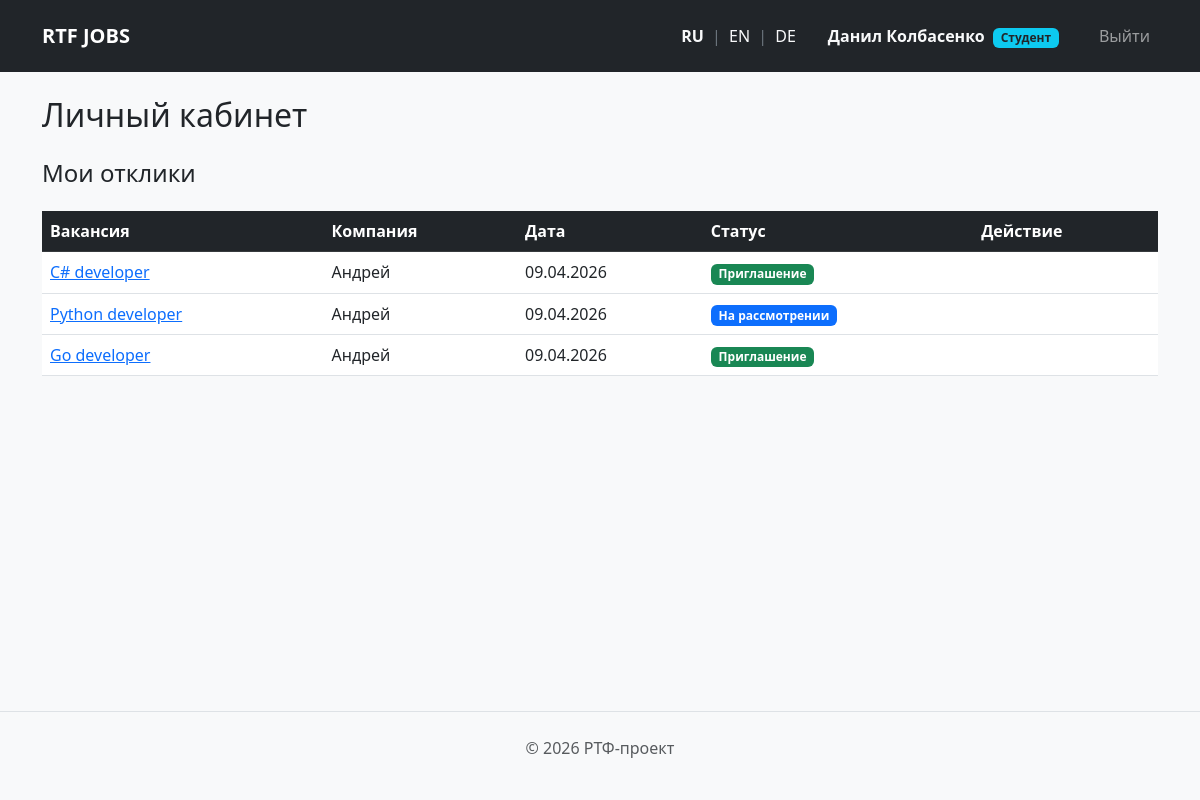
The app's page /dashboard (signed in) with its own data.
### app/models/application.py (models this page shows)
class Application(db.Model):
    __tablename__ = 'applications'
    id = db.Column(db.Integer, primary_key=True)
    vacancy_id = db.Column(db.Integer, db.ForeignKey('vacancies.id'), nullable=False)
    student_id = db.Column(db.Integer, db.ForeignKey('users.id'), nullable=False)
    status_id = db.Column(db.Integer, db.ForeignKey('application_statuses.id'), nullable=False, default=1)
    cover_letter = db.Column(db.Text)
    created_at = db.Column(db.DateTime, default=datetime.utcnow)
    student = db.relationship('User', backref='student_applications')
    status = db.relationship('ApplicationStatus')

### app/models/vacancy.py (models this page shows)
class Vacancy(db.Model):
    __tablename__ = 'vacancies'
    id = db.Column(db.Integer, primary_key=True)
    title_ru = db.Column(db.String(150), nullable=False)
    title_en = db.Column(db.String(150))
    title_de = db.Column(db.String(150))
    description_ru = db.Column(db.Text, nullable=False)
    description_en = db.Column(db.Text)
    description_de = db.Column(db.Text)
    company = db.Column(db.String(150), nullable=False)
    department_id = db.Column(db.Integer, db.ForeignKey('departments.id'), nullable=False)
    author_id = db.Column(db.Integer, db.ForeignKey('users.id'), nullable=False)
    category_id = db.Column(db.Integer, db.ForeignKey('categories.id'), nullable=True)
    skills = db.relationship('Skill', secondary=vacancy_skills, backref=db.backref('vacancies', lazy='dynamic'))
    applications = db.relationship('Application', backref='vacancy', lazy=True)

### app/routes/auth.py (the view)
@auth_bp.route('/dashboard')
def dashboard():
    if 'user_id' not in session:
        flash("Пожалуйста, войдите в систему.", "warning")
        return redirect('/login')
    user_id = session['user_id']
    role = session.get('role')
    if role == 'student':
        applications = Application.query.filter_by(student_id=user_id).all()
        return render_template('dashboard.html', applications=applications, role=role)
    elif role == 'organization':
        my_vacancies = Vacancy.query.filter_by(author_id=user_id).all()
        return render_template('dashboard.html', vacancies=my_vacancies, role=role)

### templates/dashboard.html (shortened to what this page needs)
{% extends "base.html" %}
{% block content %}
<div class="row">
  <div class="col-12">
    <h2 class="mb-4">Личный кабинет</h2>
    {% if role == 'student' %}
      <h4>Мои отклики</h4>
      <div class="table-responsive">
        <table class="table table-hover mt-3 align-middle">
          <thead class="table-dark">
            <tr>
              <th>Вакансия</th>
              <th>Компания</th>
              <th>Дата</th>
              <th>Статус</th>
              <th>Действие</th>
            </tr>
          </thead>
          <tbody>
            {% for app in applications %}
            <tr>
              <td><a href="/vacancy/{{ app.vacancy.id }}">{{ app.vacancy.title_ru }}</a></td>
              <td>{{ app.vacancy.company }}</td>
              <td>{{ app.created_at.strftime('%d.%m.%Y') }}</td>
              <td>
                {% if app.status_id == 4 %}
                  <span class="badge bg-secondary">Черновик</span>
                {% elif app.status_id == 1 %}
                  <span class="badge bg-primary">На рассмотрении</span>
                {% elif app.status_id == 2 %}
                  <span class="badge bg-success">Приглашение</span>
                {% elif app.status_id == 3 %}
                  <span class="badge bg-danger">Отказ</span>
                {% endif %}
              </td>
              <td>
              </td>
            </tr>
            {% else %}
            <tr><td colspan="5" class="text-center">Вы еще никуда не откликались.</td></tr>
            {% endfor %}
          </tbody>
        </table>
      </div>
    {% endif %}
  </div>
</div>
{% endblock %}

### templates/base.html (shortened to what this page needs)
<!doctype html>
<html lang="ru">
  <head>
    <link
      href="https://cdn.jsdelivr.net/npm/bootstrap@5.3.0/dist/css/bootstrap.min.css"
      rel="stylesheet"
    />
  </head>
  <body class="bg-light d-flex flex-column min-vh-100">
    <nav class="navbar navbar-expand-lg navbar-dark bg-dark mb-4">
      <div class="container"> <a class="navbar-brand fw-bold" href="/">RTF JOBS</a>
        <div class="navbar-nav ms-auto align-items-center">
          <div class="me-4">
            {% set current_lang = session.get('lang', 'ru') %}
            <a href="/set_lang/ru" class="text-light text-decoration-none {% if current_lang == 'ru' %}fw-bold text-warning{% endif %}">RU</a>
            <span class="text-secondary mx-1">|</span>
            <a href="/set_lang/en" class="text-light text-decoration-none {% if current_lang == 'en' %}fw-bold text-warning{% endif %}">EN</a>
            <span class="text-secondary mx-1">|</span>
            <a href="/set_lang/de" class="text-light text-decoration-none {% if current_lang == 'de' %}fw-bold text-warning{% endif %}">DE</a>
          </div>
          {% if session.get('user_id') %}
            <span class="navbar-text me-4 text-light fw-bold">
              <a class="nav-link text-light" href="/dashboard">{{ session.get('user_name') }}
              {% if session.get('role') == 'student' %}
                <span class="badge bg-info text-dark ms-1">{{ t('student') }}</span>
              {% elif session.get('role') == 'organization' %}
                <span class="badge bg-warning text-dark ms-1">{{ t('organization') }}</span>
              {% endif %}</a>
            </span>
            <a class="nav-link" href="/logout">{{ t('logout') }}</a>
          {% else %}
            <a class="nav-link" href="/login">{{ t('login') }}</a>
            <a class="nav-link" href="/register">{{ t('register') }}</a>
          {% endif %}
        </div>
      </div>
    </nav>
    <div class="container flex-grow-1">
      {% block content %}{% endblock %}
    </div>
    <footer class="text-center py-4 text-muted border-top mt-5">
      <p>&copy; 2026 {{ t('footer_text') }}</p>
    </footer>
  </body>
</html>

### records on screen
Application: vacancy.title_ru "C# developer", vacancy.company "Андрей", created_at "09.04.2026", shows "Приглашение"
Application: vacancy.title_ru "Python developer", vacancy.company "Андрей", created_at "09.04.2026", shows "На рассмотрении"
Application: vacancy.title_ru "Go developer", vacancy.company "Андрей", created_at "09.04.2026", shows "Приглашение"

### other values on screen
{{ session.get('user_name') }} "Данил Колбасенко"
{{ t('student') }} "Студент"
{{ t('logout') }} "Выйти"
{{ t('footer_text') }} "РТФ-проект"
